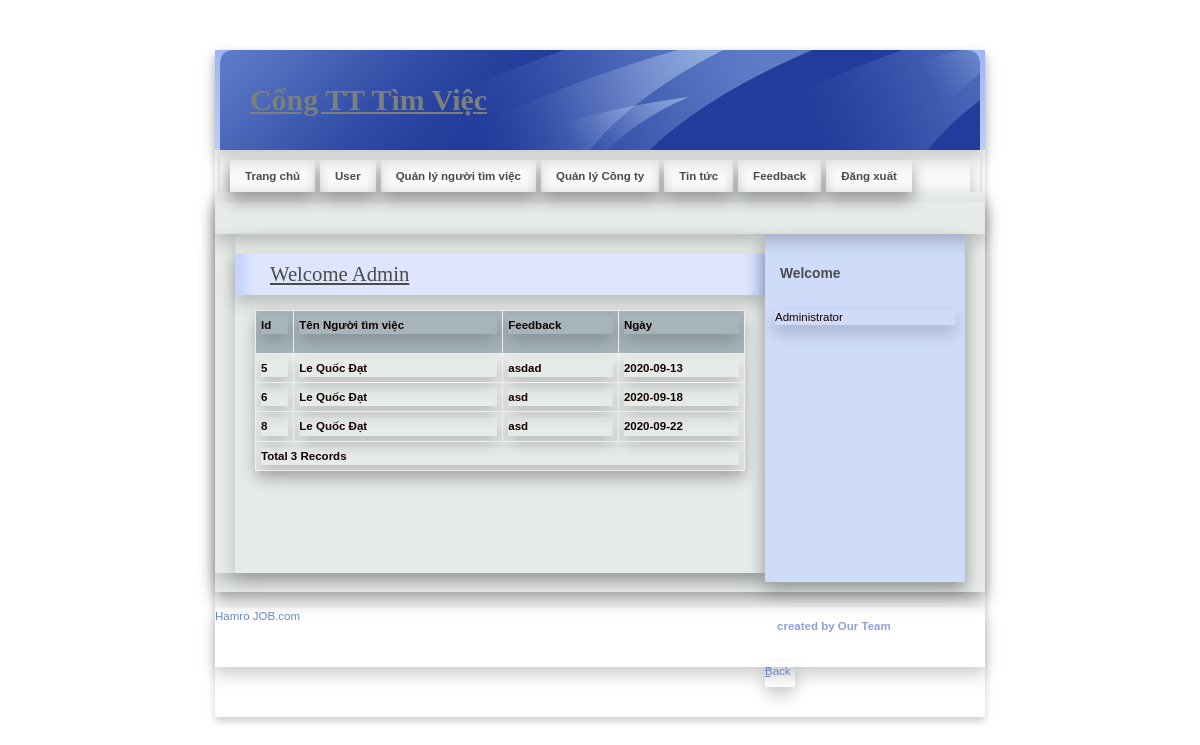
Page /Admin/Feedback.php (signed in) on the committed database.
### tables this page shows
CREATE TABLE `feedback` (
  `FeedbackId` int(11) NOT NULL,
  `JobSeekId` int(11) NOT NULL,
  `Feedback` varchar(200) NOT NULL,
  `FeedbakDate` date NOT NULL
);

CREATE TABLE `jobseeker_reg` (
  `JobSeekId` int(11) NOT NULL,
  `JobSeekerName` varchar(20) NOT NULL,
  `Address` varchar(100) NOT NULL,
  `City` varchar(20) NOT NULL,
  `Email` varchar(40) NOT NULL,
  `Mobile` bigint(20) NOT NULL,
  `Qualification` varchar(20) NOT NULL,
  `Gender` varchar(10) NOT NULL,
  `BirthDate` date NOT NULL,
  `Resume` varchar(200) NOT NULL,
  `Status` varchar(10) NOT NULL,
  `UserName` varchar(20) NOT NULL,
  `Password` varchar(20) NOT NULL,
  `Question` varchar(100) NOT NULL,
  `Answer` varchar(50) NOT NULL
);

### Admin/Feedback.php (the view, shortened to what this page needs)
<!DOCTYPE html PUBLIC "-//W3C//DTD XHTML 1.0 Strict//EN" "http://www.w3.org/TR/xhtml1/DTD/xhtml1-strict.dtd">
<html xmlns="http://www.w3.org/1999/xhtml" xml:lang="cs" lang="cs">
<head>
    <link rel="stylesheet" media="screen,projection" type="text/css" href="./css/main.css"/>
    <link rel="stylesheet" media="print" type="text/css" href="./css/print.css"/>
    <link rel="stylesheet" media="aural" type="text/css" href="./css/aural.css"/>
</head>
<body id="www-url-cz">
<div id="main" class="box">
    <?php
    include "Header.php"
    ?>
    <?php
    include "menu.php"
    ?>
    <div id="page" class="box">
        <div id="page-in" class="box">
            <div id="strip" class="box noprint">
                <p id="breadcrumbs">&nbsp;</p>
            </div>
            <div id="content">
                <div class="article">
                    <h2><span><a href="#">Welcome Admin</a></span></h2>
                    <table width="100%" border="1" bordercolor="#1CB5F1">
                        <tr>
                            <th height="32" bgcolor="#1CB5F1" class="style3">
                                <div align="left" class="style9 style5"><strong>Id</strong></div>
                            </th>
                            <th bgcolor="#1CB5F1" class="style3">
                                <div align="left" class="style9 style5"><strong>Tên Người tìm việc</strong></div>
                            </th>
                            <th bgcolor="#1CB5F1" class="style3">
                                <div align="left" class="style9 style5"><strong>Feedback</strong></div>
                            </th>
                            <th bgcolor="#1CB5F1" class="style3">
                                <div align="left" class="style12">Ngày</div>
                            </th>
                        </tr>
                        <?php
                        $con = mysqli_connect("localhost", "root", "", "job");
						mysqli_set_charset($con, 'UTF8');
                        $sql = "select FeedbackId,Feedback,FeedbakDate,JobSeekerName from Feedback,JobSeeker_Reg where Feedback.JobSeekId=JobSeeker_Reg.JobSeekId";
                        $result = mysqli_query($con,$sql);
                        while ($row = mysqli_fetch_array($result)) {
                            $Id = $row['FeedbackId'];
                            $Name = $row['JobSeekerName'];
                            $Feedback = $row['Feedback'];
                            $FeedbakDate = $row['FeedbakDate'];
                            ?>
                            <tr>
                                <td class="style3">
                                    <div align="left" class="style9 style5"><strong><?php echo $Id; ?></strong></div>
                                </td>
                                <td class="style3">
                                    <div align="left" class="style9 style5"><strong><?php echo $Name; ?></strong></div>
                                </td>
                                <td class="style3">
                                    <div align="left" class="style9 style5"><strong><?php echo $Feedback; ?></strong>
                                    </div>
                                </td>
                                <td class="style3">
                                    <div align="left" class="style9 style5"><strong><?php echo $FeedbakDate; ?></strong>
                                    </div>
                                </td>
                            </tr>
                            <?php
                        }
                        $records = mysqli_num_rows($result);
                        ?>
                        <tr>
                            <td colspan="4" class="style3">
                                <div align="left" class="style12"><?php echo "Total " . $records . " Records"; ?> </div>
                            </td>
                        </tr>
                    </table>
                    <p>&nbsp;</p>
                    <p class="btn-more box noprint">&nbsp;</p>
                </div>
            </div>
            <?php
            include "right.php"
            ?>
        </div>
    </div>
    <?php
    include "footer.php"
    ?>
</div>
</body>
</html>

### JobSeeker/css/main.css (style rules this page uses)
* { min-height: 1px; }
body { border: 0; margin: 0; padding: 0; background: #ffffff; font: 72%/160% "verdana", sans-serif; color: #120101; _text-align: center; }
a { color: #4b4b4b; }
p { border: 0; margin: 15px 0; padding: 0; }
div { display: block; border: 0; margin: 0; padding: 0; box-shadow: 0 8px 16px 0 rgba(0, 0, 0, 0.2); }
h1, h2, h3, h4, h5 { border: 0; margin: 15px 0 10px 0; padding: 0; font-weight: bold; }
h2 { font-size: 180%; line-height: 100%; font-family: "georgia", serif; font-weight: normal; }
table { display: table; border-collapse: collapse; margin: 15px 0; padding: 0; border: 1px solid rgb(238, 95, 95); font-size: 100%; box-shadow: 0 8px 16px 0 rgba(0, 0, 0, 0.2); }
tr { display: table-row; }
th, td { display: table-cell; border: 1px solid rgb(238, 238, 238); margin: 0; padding: 5px; vertical-align: top; text-align: left; }
th { background: rgba(81, 110, 128, 0.43); text-align: center; columns: #120101; font-weight: bold; }
a, img, span { border: 0; margin: 0; padding: 0; }
strong, .strong { font-weight: bold; }
.box { min-height: 1px; _height: 1px; }
.box:after { content: "."; display: block; line-height: 0px; font-size: 0px; visibility: hidden; clear: both; }
#main { width: 770px; margin: 50px auto 0 auto; _text-align: left; box-shadow: 0 4px 8px 0 rgba(0, 0, 0, 0.2); }
#page { width: 770px; min-height: 1px; background: #e7ebe8; _height: 1px; box-shadow: 0 8px 16px 0 rgba(0, 0, 0, 0.2); }
#page-in { min-height: 1px; padding: 10px 0; _height: 1px; box-shadow: 0 8px 16px 0 rgba(0, 0, 0, 0.2); }
#strip { position: relative; clear: both; padding: 3px 20px 10px 20px; color: #7a807c; }
#strip p { margin: 0; }
#strip #breadcrumbs { width: 520px; margin: 0; padding: 0; }
#content { float: left; width: 530px; _width: 550px; margin: 0; padding: 0 0 0 20px; }
#content .article { clear: both; margin: 0; padding: 20px; }
#content .article h2 { margin: 0 -20px; padding: 10px; background: #dee5fd url("../design/content_title_bg.gif") 0 0 repeat-y; color: #4b4b4b; box-shadow: 0 8px 16px 0 rgba(0, 0, 0, 0.2); }
#content .article h2 span { padding-left: 25px; }
#content .article p { text-align: justify; }
#content .btn-more { margin: 0 0 15px 0; padding: 0; border: 0; position: relative; }

### Admin/css/print.css (style rules this page uses)
body { border:0; margin:0; padding:0; font-size:12pt }
a { color:#000; text-decoration:none; }
h1, h2, h3 { page-break-after:avoid; page-break-inside:avoid; }
table { border-collapse: collapse; border-width:1px; border-style:solid; }
th, td { display:table-cell; border-width:1px; border-style:solid; }
.noprint { display:none; }

### Admin/css/aural.css (style rules this page uses)
body { voice-family:paul,male; volume:loud; speech-rate:slow; richness:90; stress:20; }
h1, h2, h3, h4, h5 { cue-before:url("ping.au"); }
p, table { pause:50ms; }
strong { pitch:medium; pitch-range:60; stress:90; richness:90; }

### Admin/Feedback.php (style rules this page uses)
.style3 { font-weight: bold }

### rows in the picture
feedback: FeedbackId "5", JobSeekId.JobSeekerName "Le Quốc Đạt", Feedback "asdad", FeedbakDate "2020-09-13"
feedback: FeedbackId "6", JobSeekId.JobSeekerName "Le Quốc Đạt", Feedback "asd", FeedbakDate "2020-09-18"
feedback: FeedbackId "8", JobSeekId.JobSeekerName "Le Quốc Đạt", Feedback "asd", FeedbakDate "2020-09-22"

### other values in the picture
$records "3"
